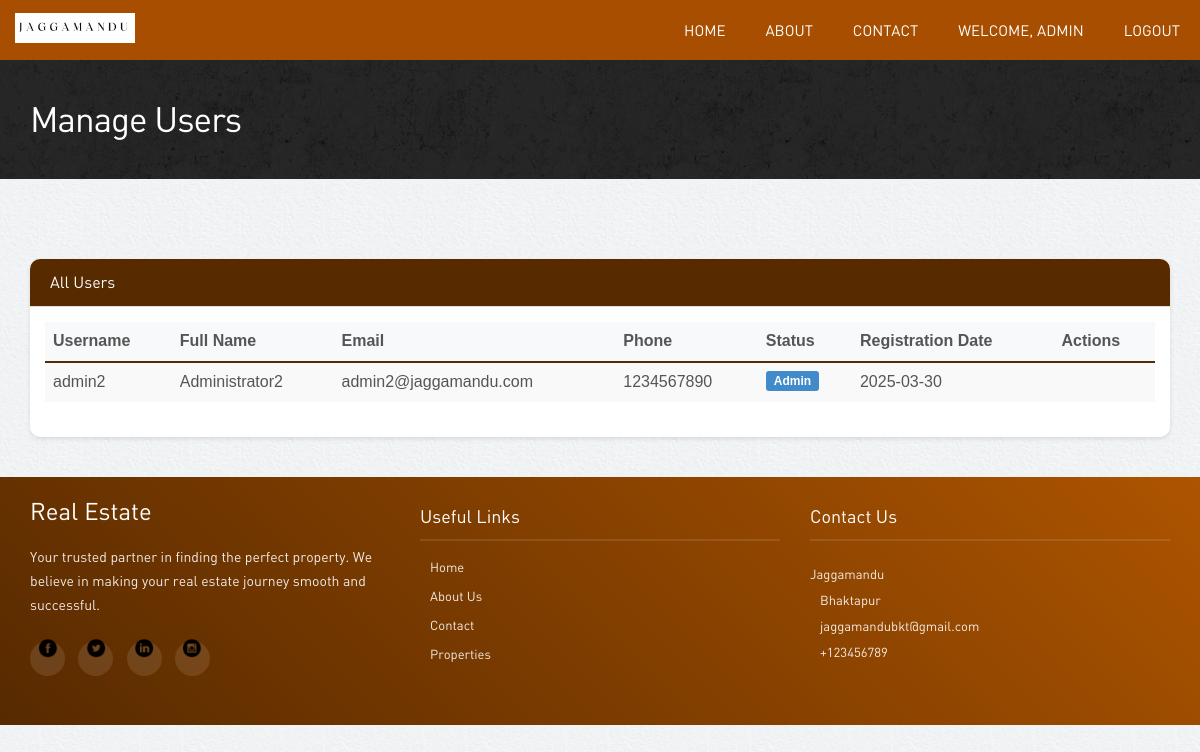
The page /admin/manage-users.php (signed in) on the database its author committed.
### tables this page shows
CREATE TABLE `users` (
  `user_id` int(10) NOT NULL AUTO_INCREMENT,
  `username` varchar(50) NOT NULL,
  `email` varchar(100) NOT NULL,
  `password` varchar(255) NOT NULL,
  `full_name` varchar(100) NOT NULL,
  `phone` varchar(20) NOT NULL,
  `created_at` timestamp NOT NULL DEFAULT CURRENT_TIMESTAMP,
  `is_admin` boolean DEFAULT FALSE,
  PRIMARY KEY (`user_id`),
  UNIQUE KEY `username` (`username`),
  UNIQUE KEY `email` (`email`)
);

### admin/manage-users.php (the view, shortened to what this page needs)
<?php
include_once "../includes/connection.php";
$query = "SELECT * FROM users WHERE user_id != '" . $_SESSION['user_id'] . "' ORDER BY created_at DESC";
$result = mysqli_query($con, $query);
$users = array();
if ($result) {
    while ($row = mysqli_fetch_assoc($result)) {
        $users[] = $row;
    }
}
include '../includes/nav.php';
?>
<!DOCTYPE html>
<html lang="en">
<head>
</head>
<body>
<div class="inside-banner">
    <div class="container">
        <h2>Manage Users</h2>
    </div>
</div>
<div class="container">
    <div class="properties-listing spacer">
        <div class="panel panel-default">
            <div class="panel-heading">
                <h3 class="panel-title">All Users</h3>
            </div>
            <div class="panel-body">
                <div class="table-responsive">
                    <table class="table table-striped">
                        <thead>
                            <tr>
                                <th>Username</th>
                                <th>Full Name</th>
                                <th>Email</th>
                                <th>Phone</th>
                                <th>Status</th>
                                <th>Registration Date</th>
                                <th>Actions</th>
                            </tr>
                        </thead>
                        <tbody>
                            <?php foreach ($users as $user): ?>
                                <tr>
                                    <td><?php echo htmlspecialchars($user['username']); ?></td>
                                    <td><?php echo htmlspecialchars($user['full_name']); ?></td>
                                    <td><?php echo htmlspecialchars($user['email']); ?></td>
                                    <td><?php echo htmlspecialchars($user['phone']); ?></td>
                                    <td>
                                        <?php if (!$user['is_admin']): ?>
                                            <form action="" method="POST" style="display: inline-block;">
                                                <input type="hidden" name="user_id" value="<?php echo $user['user_id']; ?>">
                                                <input type="hidden" name="new_status" value="<?php echo isset($user['status']) && $user['status'] == '1' ? '0' : '1'; ?>">
                                                <button type="submit" name="toggle_status" class="btn btn-xs <?php echo isset($user['status']) && $user['status'] == '1' ? 'btn-success' : 'btn-warning'; ?>">
                                                    <?php echo isset($user['status']) && $user['status'] == '1' ? 'Active' : 'Inactive'; ?>
                                                </button>
                                            </form>
                                        <?php else: ?>
                                            <span class="label label-primary">Admin</span>
                                        <?php endif; ?>
                                    </td>
                                    <td><?php echo date('Y-m-d', strtotime($user['created_at'])); ?></td>
                                    <td>
                                    </td>
                                </tr>
                            <?php endforeach; ?>
                        </tbody>
                    </table>
                </div>
            </div>
        </div>
    </div>
</div>
<?php include '../includes/footer.php';   ?>
</body>
</html>

### assets/style.css (style rules this page uses)
body { color:#555; font:normal 13px/22px Arial; background:url(../images/bgmain.png) #eee; }
h1,h2,h3,h4,h5 { font-weight:normal; font-family: din;margin: 0;padding: 0;color: #000 }
h2 { font-size: 35px; letter-spacing: -1px;margin-bottom: 20px; }
h3 { margin: 0 0 15px 0; font-size: 25px; }
.spacer { margin-top: 40px;margin-bottom:40px; }
table { background-color: #fff; }
.inside-banner { background:url(../images/bginside.jpg) #222;color: #fff; padding: 30px 0; }
.inside-banner h2 { margin: 0; color: #fff; }

### admin/manage-users.php (style rules this page uses)
:root { --primary-color: #572a00; --hover-color: #562700; --white: #ffffff; --light-bg: #f8f9fa; --shadow: 0 2px 4px rgba(0,0,0,0.1); }
.inside-banner { background-color: var(--primary-color); color: var(--white); padding: 40px 0; margin-bottom: 40px; }
.inside-banner h2 { margin: 0; color: white; }
.panel { border-radius: 10px; box-shadow: var(--shadow); border: none; margin-bottom: 30px; }
.panel-heading { background-color: var(--primary-color) !important; color: var(--white) !important; border-radius: 10px 10px 0 0; padding: 15px 20px; }
.table > thead > tr > th { background-color: var(--light-bg); border-bottom: 2px solid var(--primary-color); }
.label { display: inline-block; padding: 4px 8px; font-size: 12px; border-radius: 3px; }

### rows shown on the page
users: username "admin2", full_name "Administrator2", email "admin2@jaggamandu.com", phone "1234567890", is_admin "Admin", created_at "2025-03-30"

### other values the page prints
$_SESSION['username'] "ADMIN"
